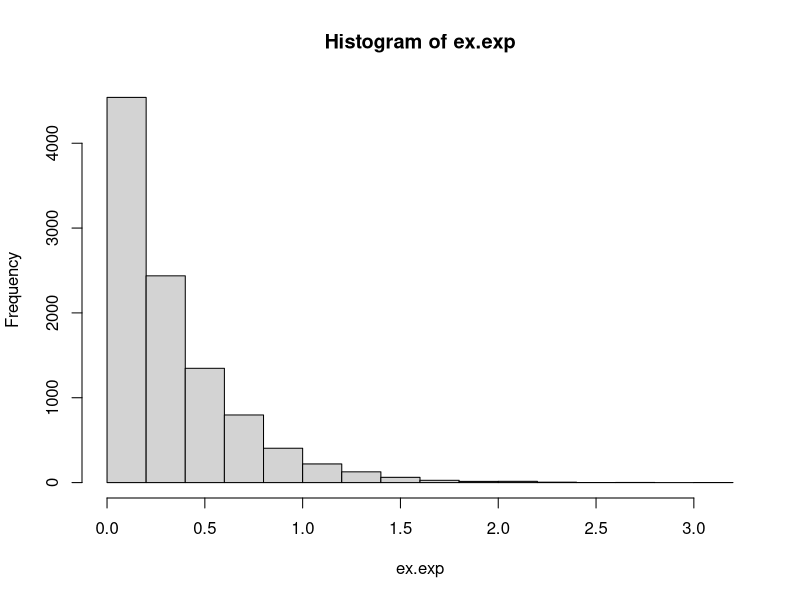
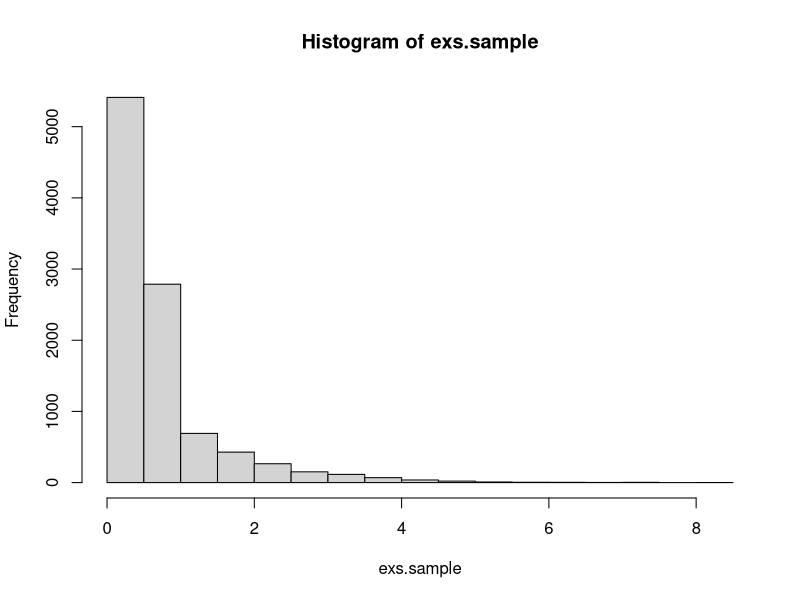
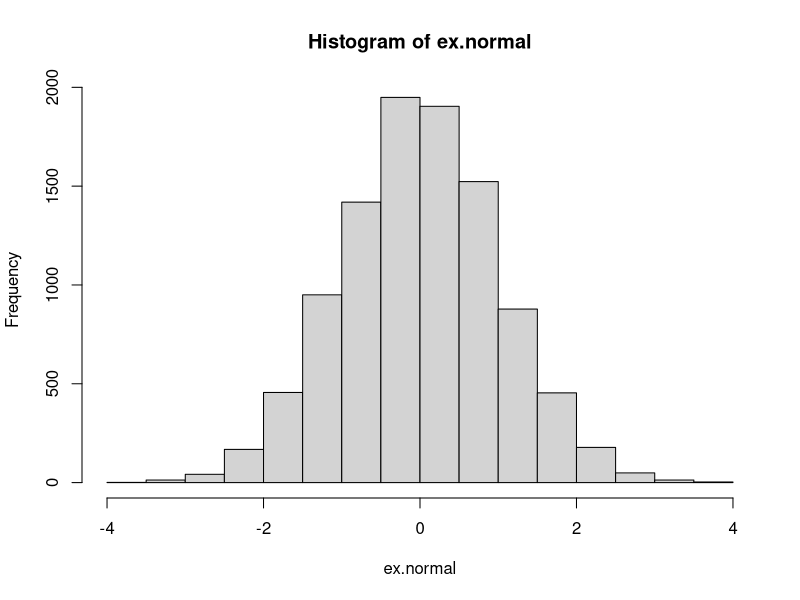
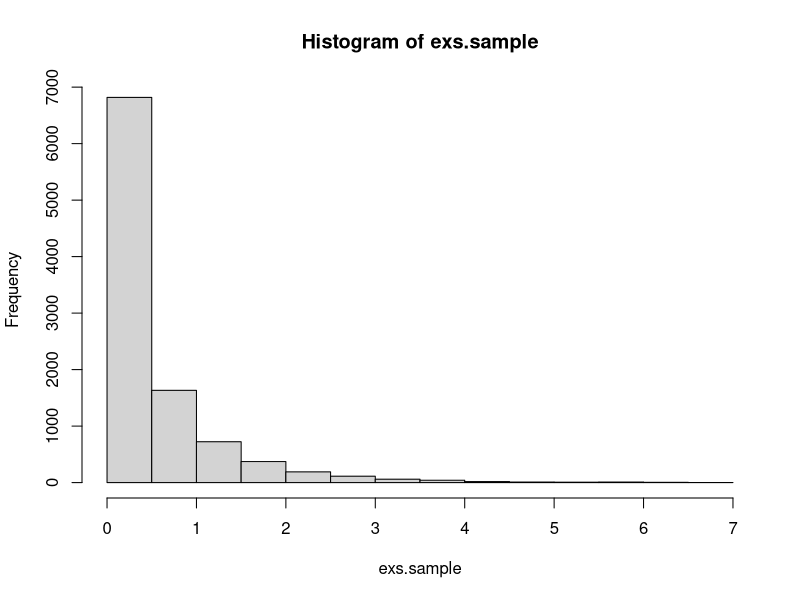
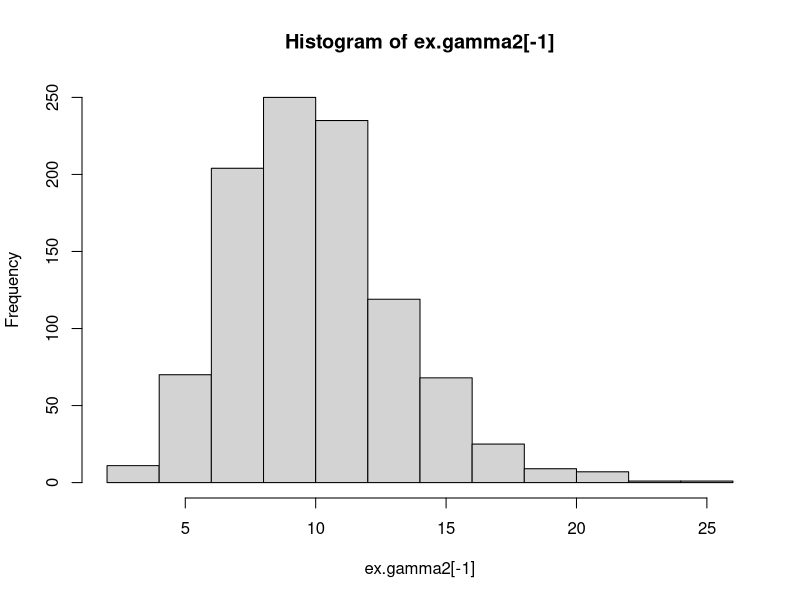
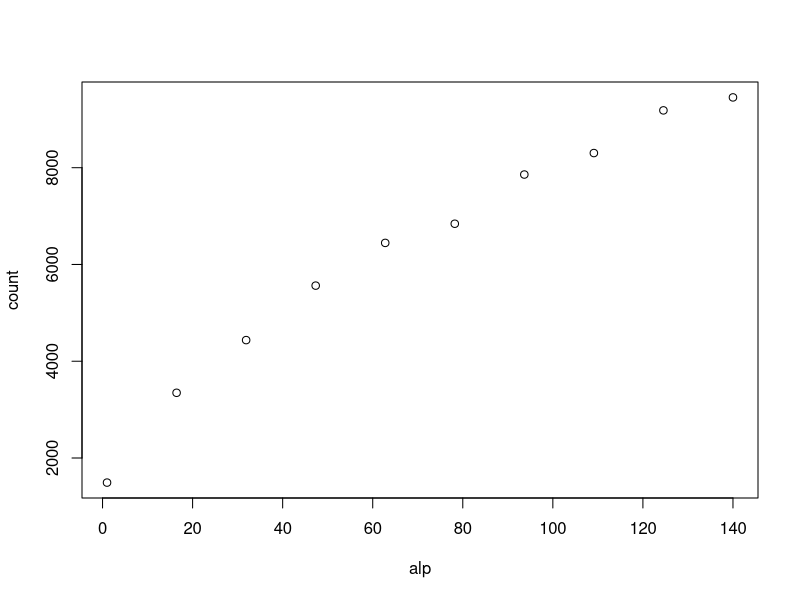
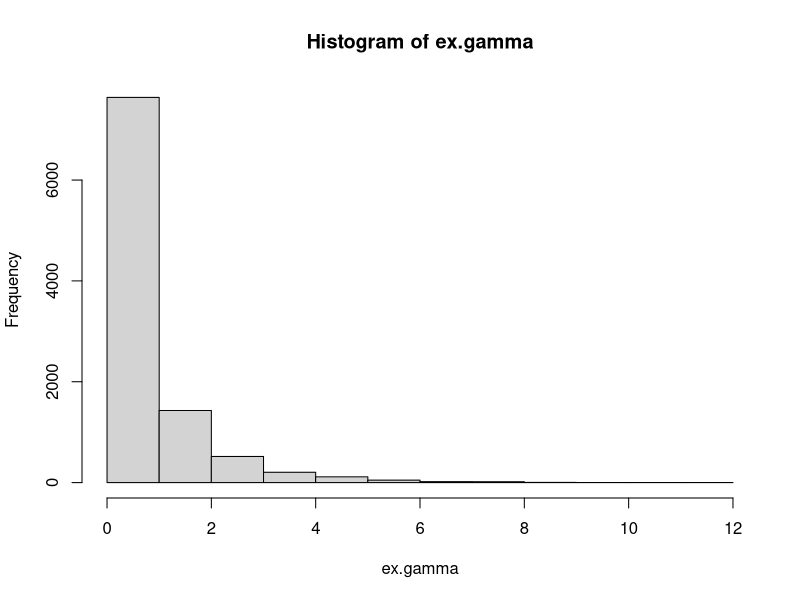
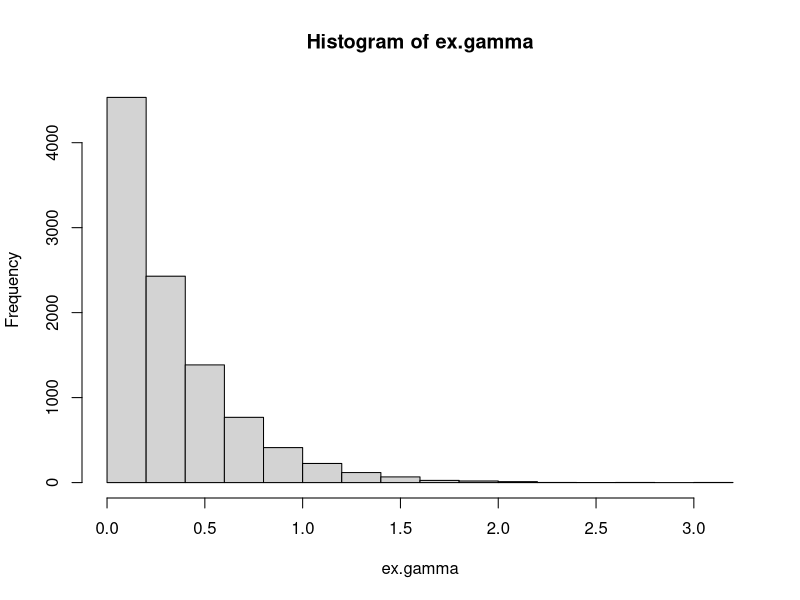

These figures' R source, in order:
## ---- chunk 1
knitr::opts_chunk$set(echo = TRUE)
## ---- chunk 2
#This function returns a vector of n independent samples from the exponential distribution with rate parameter lam, generated from the inverse cumulative distribution. 
random.exp <- function(n,lam){
  return(-1/lam * log(runif(n)))
}

#Testing function
test.function <- function(n,func,arg,amean,avar){
  exs.sample=func(n,arg)
  cat("Empirical mean:", mean(exs.sample), "Analytical mean:",amean, "\n")
  cat("Empirical variance:", var(exs.sample), "Analytical variance:",avar,"\n")
  hist(exs.sample)
}

#Bruk funksjon eller ikke? 

lam <- 3
ex.exp <- random.exp(10000,lam)
cat("Empirical mean:", mean(ex.exp), "Analytical mean:",1/lam, "\n")
cat("Empirical variance:", var(ex.exp), "Analytical variance:",1/lam^2,"\n")
hist(ex.exp)

#test.function(10000,random.exp,lam,1/lam,1/lam^2)

## ---- chunk 3
#This function returns a vector of n independent samples from the g distribution with parameter a, generated from the inverse cumulative distribution. 

random.g <- function(n,a){
  c <- (a*exp(1)/(a+exp(1)))
  u <- runif(n)
  x <- rep(0,n)
  for (i in 1:n){
    if (u[i]<c/a){
      x[i] <- (a*u[i]/c)^(1/a)
    }
    else{
      x[i] <- (-log(1/a + exp(-1) - u[i]/c))
    }
  }
  return(x)
}

c <- function(a){
  return (a*exp(1)/(a+exp(1)))
}

#Testing funtion
a <- .6
c <- c(a)
amean <- c/(a+1)+2*c*exp(-1) #analytical mean
avar <- c*(1/(a+2)+ 5*exp(-1)) - amean^2 #analytical variance
test.function(10000,random.g,a,amean,avar)
## ---- chunk 4
#This function returns a vector of n independent samples from the standard normal distribution, generated from by the Box-Müller algorithm
random.norm <- function(n){
  x1 <- runif(n)*2*pi
  x2 <- random.exp(n,.5)
  return(sqrt(x2)*cos(x1))
}

#Testing function
ex.normal=random.norm(10000)
cat("Empirical mean:", mean(ex.normal), "Analytical mean:",0.0, "\n")
cat("Empirical variance:", var(ex.normal), "Analytical variance:",1.0,"\n")
hist(ex.normal)
## ---- chunk 5
#This function returns a sample from the d-variate normal distribution with mean mu and covariance S, transformed from standard normal samples. 
random.multinorm <- function(d,mu,S){
  x <- random.norm(d)
  A <- t(chol(S)) #want lower triangular
  return(mu + A%*%x)
}

#Testing function
d = 2
N = 10000
sigma <- cbind(c(2,1), c(1,2))
mu <- c(2,1)
multinormal.sample <- matrix(NA,N,d)
for (i in 1:N){
  multinormal.sample[i,] <- random.multinorm(d, mu, sigma)
}
colMeans(multinormal.sample)
var(multinormal.sample)
## ---- chunk 6
#Acceptance probability
accept_prob <- function(x,a){ 
  if (x<1)
      return (exp(-x))
    else 
      return (x^(a-1))
}
## ---- chunk 7
#This function returns a vector of n independent samples from the gamma distribution with 0<a<1, beta=1, generated by the Rejection sampling
random.gamma1 <- function(n,a){ 
  x=rep(0,n)
  for (i in 1:n){
    finish = 0
    while(finish==0){  
      # Sample from the proposal distribution, g(x) (x>=0)
      sample.x = random.g(1,a)
      # Compute the acceptance probability alpha
      alpha=accept_prob(sample.x,a)
      # Generate a helping variable U from a uniform(0,1)
      u = runif(1, 0, 1)
      # Check if we accept it
      if(u <= alpha){
        x[i]=sample.x
        finish=1
      }
    }
  }
  return (x)
}

#Testing function
alpha=0.5
test.function(10000,random.gamma1,alpha,alpha,alpha)
## ---- chunk 8
a <- function(alpha){ 
  return (sqrt((alpha-1)^(alpha-1)*exp(-alpha+1)))
}

b <- function(alpha){ #b+
  return (sqrt((alpha+1)^(alpha+1)*exp(-alpha-1)))
}

logf <- function(u,alpha){ #log of f* with u=log(x)
  return (u*(alpha-1)-exp(u))
}

sample <- function(ab){ #This function sample from the distribution of log(x), using the invers of the cumulative distribution. 
  u=runif(1,0,1)
  return (log(ab*u))
}
## ---- chunk 9
#This function returns a vector of n independent samples from the gamma distribution with a>1, beta=1, generated by the ratio of uniforms method on log-scale. 
random.gamma2 <- function(n,alpha){
  count=0 #count how many tries the algorithm needs to generate n realisations
  x=rep(0,n)
  a=sqrt((alpha-1)^(alpha-1)*exp(-alpha+1)) 
  b=sqrt((alpha+1)^(alpha+1)*exp(-alpha-1))
  for (i in 1:n){
    inside=FALSE
    while (inside==FALSE){
      u1=sample(a) 
      u2=sample(b)
      u=u2-u1
      inside=0.5*logf(u,alpha)>=u1 
      count=count+1
    }
    x[i] = u
  }
  vec=c(count,exp(x)) #count + n realisations
}

#Testing function 
alpha=10 #FUNKER IKKE FOR ALPHA>140......
ex.gamma2=random.gamma2(1000,alpha)
cat("Empirical mean:",mean(ex.gamma2[-1]), "Analytical mean:",alpha, "\n")
cat("Empirical variance:", var(ex.gamma2[-1]), "Analytical variance:",alpha,"\n")
hist(ex.gamma2[-1])

#Generate a plot with values of alpha on the x-axis and the number of tries used on the y-axis. 
plot.count <- function(nsample, n){
  count=rep(0,n)
  alp=seq(1,140,length.out=n)
  for (i in 1:n){
    alpha=alp[i]
    c=random.gamma2(nsample,alpha)[1]
    count[i]=c
  }
  plot(alp,count)
}
plot.count(1000,10)
## ---- chunk 10
##This function returns a vector of n independent samples from the gamma distribution with parameters alpha and beta. 
random.gamma <- function(n, alpha, beta){
  if (alpha==1){
    x=random.exp(n,alpha) #sample from exponential distribution
  }
  else if (alpha<1){
    x=random.gamma1(n,alpha) 
  }
  else {
    x=random.gamma2(n,alpha)[-1] #ignoring the first element, which is the number of tries. 
  }
  return (x/beta) #Transform from x-Ga(alpha,1) to x/beta-Ga(alpha,beta)
}

#Testing function 
test.gamma <- function(n,alpha, beta){
  ex.gamma=random.gamma(n,alpha,beta)
  amean=alpha/beta #analytical mean
  avar=alpha/beta^2 #analytical variance
  cat("Empirical mean:", mean(ex.gamma), "Analytical mean:",amean, "\n")
  cat("Empirical variance:", var(ex.gamma), "Analytical variance:",avar,"\n")
  hist(ex.gamma)
}

test.gamma(10000,alpha=0.5,beta=0.7)
test.gamma(10000,alpha=1,beta=3) 
test.gamma(10000,alpha=4,beta=10)
## ---- chunk 11
##This function generates one realisation from Dirichlet distribution with parameter vector alpha.
random.dirichlet <- function(alpha){#Har endret litt her. Ble det riktig? 
  K <- length(alpha)
  z <- rep(0,K)
  for (i in 1:K)
    z[i] <- random.gamma(1,alpha[i],1) #n,shape,rate
  v <- sum(z)
  return (z/v)
}

N_dir <- 1000
alpha <- c(.1, .5, .1, .3, .8)
K <- length(alpha)
dirichlet.sample <- matrix(1,N_dir,K)
for (i in 1:N_dir){
  dirichlet.sample[i,] <- random.dirichlet(alpha)
}

alphasum <- sum(alpha)
#Empirical mean
colMeans(dirichlet.sample)
#Analytical mean
alpha1 <- alpha/alphasum
alpha1
#Empirical variance
diag(var(dirichlet.sample))
#Analytical variance
alpha1*(1-alpha1)/(1+alphasum)
## ---- chunk 12
f <- function(theta){
  return ((2+theta)^125*(1-theta)^(18+20)*theta^34)
}

res = optimise(f, interval = c(0,1),maximum=TRUE) 
  
logf <- function(theta){
  return (log((2+theta)^125*(1-theta)^(18+20)*theta^34))
}

cf <- function(theta){
  return ((2+theta)^125*(1-theta)^(18+20)*theta^34) / f(15/394+sqrt(53809)/394)
}

theta_new_f <- function(theta){
  return (theta*new_f(theta))
}

new_f <- function(theta){
  return (((2+theta)^125*(1-theta)^(18+20)*theta^34)/as.numeric(integrate(f,0,1)[1]))
}
## ---- chunk 13
#This algorithm simulate from f(theta|y) using a uniform density as the proposal density, rejection sampling.
random.multinomial <- function(n){
  x.out <- rep(NA,n)
  rejections <- 0
  for (i in 1:n){
    finished <- FALSE
    c <- res$objective #f(15/394+sqrt(53809)/394)
    while(!finished){
      x <- runif(1) #sample from the proposal distribution, U(0,1)
      alpha <- f(x) / c #compute the acceptance probability alpha
      u <- runif(1) #generate a helping variable U from a uniform(0,1)
      if (u <= alpha){
        finished <- TRUE
      }
      else{
        rejections = rejections + 1
      }
    }
    x.out[i] <- x
  }
  cat(rejections,"rejections out of",(n+rejections),"trials.(",(rejections)/(n+rejections)*100, "% )")
  return (x.out)
}

test <- random.multinomial(10000)
mean(test)
var(test)
hist(test, prob=TRUE)
xlin <- seq(0,1,.01)
lines(new_f(xlin))
curve(new_f,0,1)


newc <- integrate(f, 0, 1)
integrate(theta_new_f,0,1)


importance_sampling <- function(n){ #mulig vi ikke kan bruke self-normalizing? 
  x <- random.multinomial(n)
  mu <- sum(x*(1-x)^4/f(x))/sum((1-x)^4/f(x))
  print(mu)
  mu1 <- sum(x*(1-x)^4)/sum((1-x)^4) #med f(x)=1 - prior istedenfor posterior?
  print(mu1)
  print(mean(x))
  return(mu)
}

test2 <- importance_sampling(10000)
test2
